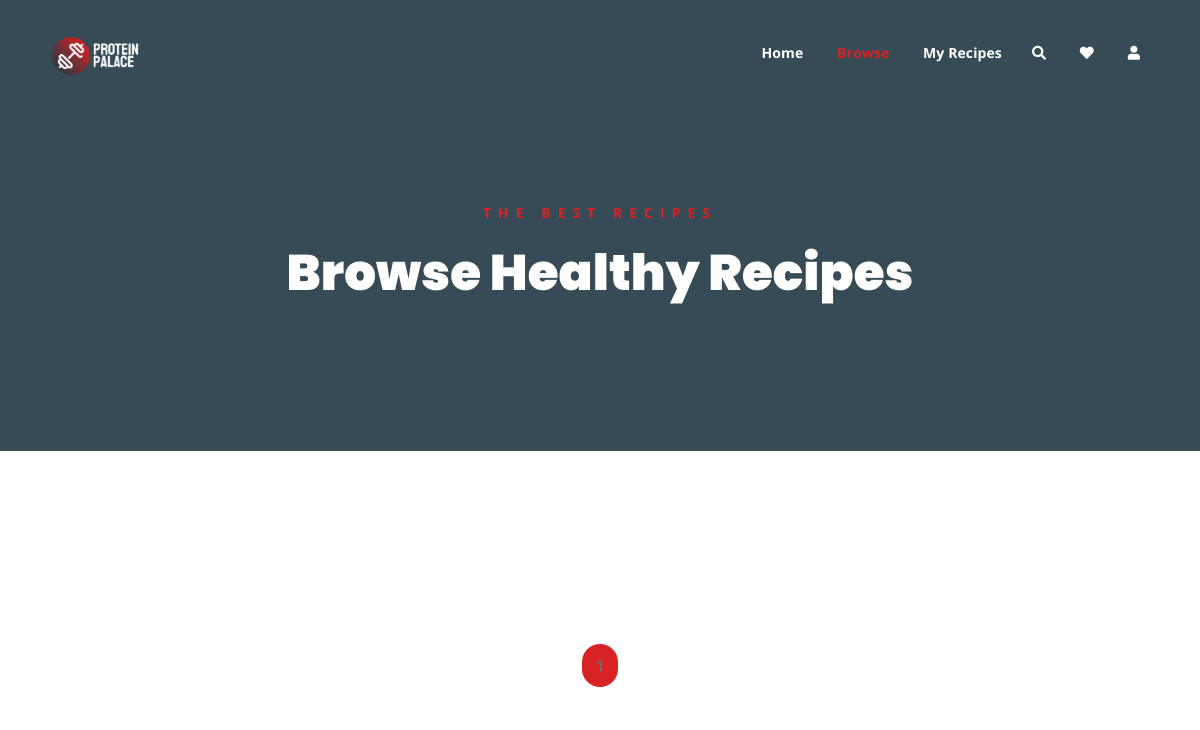
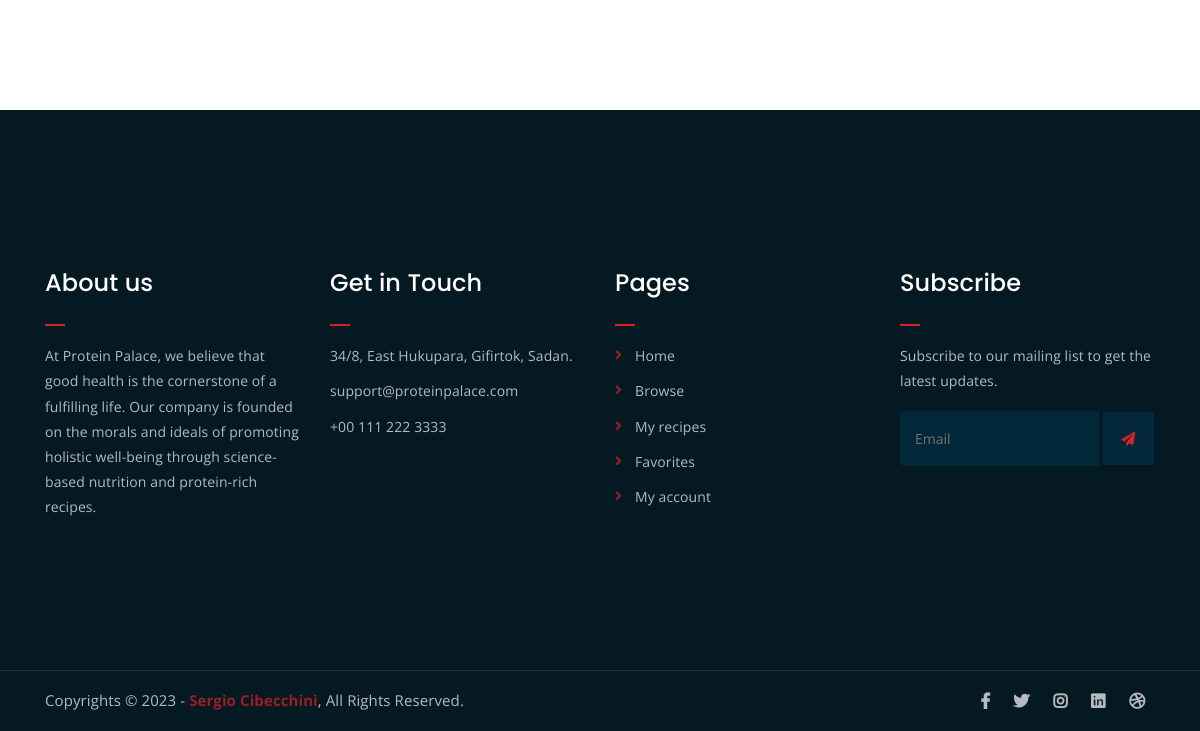
/browse/, run on an earlier commit of the app's database (2 pictures, top to bottom).
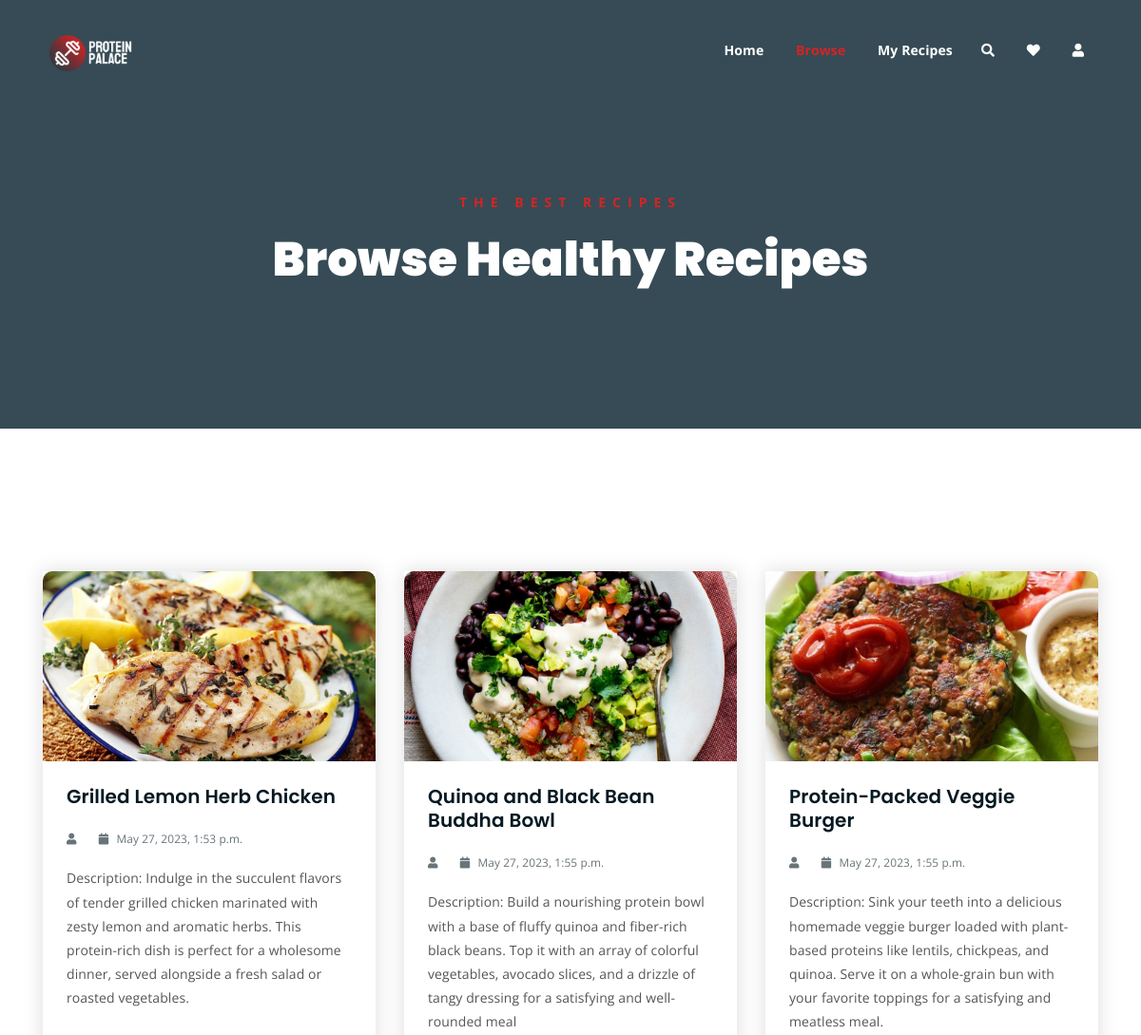
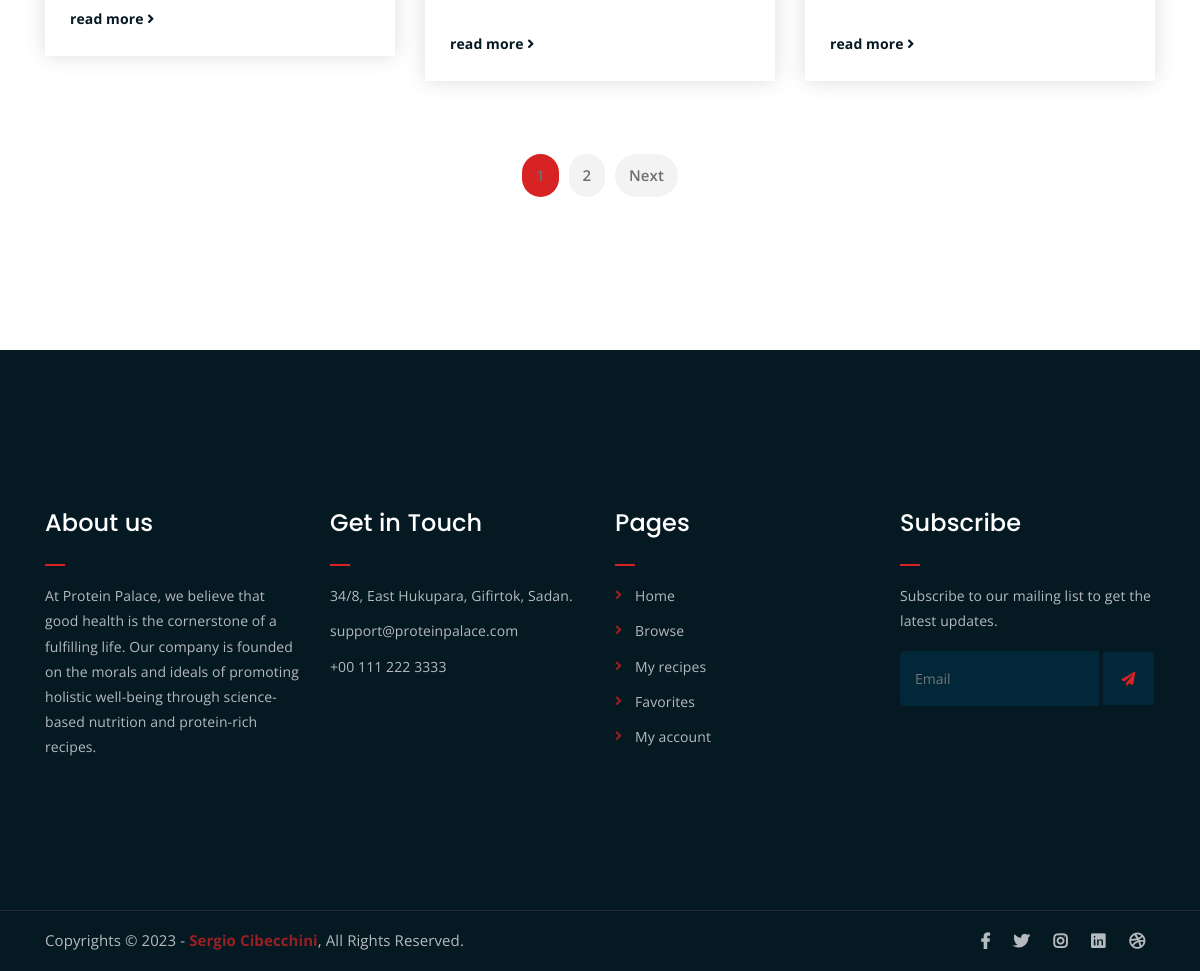
And on a later commit of the database (2 pictures, top to bottom).
### ProteinPalaceApp/models.py (models this page shows, shortened)
class Recipe(models.Model):
    user = models.ForeignKey(User, on_delete=models.SET_NULL, null=True)
    name = models.CharField(max_length=255)
    image = models.ImageField(upload_to=recipe_image_filename)
    description = models.TextField()
    category = models.ForeignKey('Category', on_delete=models.CASCADE)
    comments = models.ManyToManyField('Comment', blank=True)
    createdAt = models.DateTimeField(auto_now_add=True)
    updatedAt = models.DateTimeField(auto_now=True)

### ProteinPalaceApp/views.py (the view)
# urls.py: path('browse/', views.browse, name = 'browse'),
def browse(request):
    num = int(request.GET.get('num', 1))  # 1 is the default value
    max_recipes_per_page = 3  # Set the maximum number of recipes to display per page
    recipes = Recipe.objects.all()
    paginator = Paginator(recipes, max_recipes_per_page)
    page = paginator.get_page(num)
    page_range = paginator.page_range
    max_pages = paginator.num_pages
    myDict = {
        "title": "Browse",
        "current_page": "browse",
        "num": num,
        "recipes": page,
        "max_recipes_per_page": max_recipes_per_page,
        "page_range": page_range,
        "max_pages": max_pages,
    }
    return render(request, 'browse.html', context=myDict)

### templates/browse.html (shortened to what this page needs)
{% extends "index.html" %}
{% block content %}
<div class="breadcrumb-section breadcrumb-bg">
    <div class="container">
        <div class="row">
            <div class="col-lg-8 offset-lg-2 text-center">
                <div class="breadcrumb-text">
                    <p>The best recipes</p>
                    <h1>Browse Healthy Recipes</h1>
                </div>
            </div>
        </div>
    </div>
</div>
<div class="latest-news mt-150 mb-150">
    <div class="container">
        <div class="row">
            {% for recipe in recipes %}
            <div class="col-lg-4 col-md-6">
                <div class="single-latest-news">
                    <a href="single-news.html">
                        <div class="latest-news-bg" style="background-image: url('{{ recipe.image.url }}');"></div>
                    </a>
                    <div class="news-text-box">
                        <h3><a href="single-news.html">{{ recipe.name }}</a></h3>
                        <p class="blog-meta">
                            <span class="author"><i class="fas fa-user"></i> {{ recipe.user.username }}</span>
                            <span class="date"><i class="fas fa-calendar"></i> {{ recipe.createdAt }}</span>
                        </p>
                        <p class="excerpt">{{ recipe.description }}</p>
                        <a href="single-news.html" class="read-more-btn">read more <i class="fas fa-angle-right"></i></a>
                    </div>
                </div>
            </div>
            {% endfor %}
        </div>
        <div class="row">
            <div class="container">
                <div class="row">
                    <div class="col-lg-12 text-center">
                        <div class="pagination-wrap">
                            <ul>
                                {% for page_num in page_range %}
                                    {% if page_num == num %}
                                        <li><a class="active" href="?num={{ page_num }}">{{ page_num }}</a></li>
                                    {% else %}
                                        <li><a href="?num={{ page_num }}">{{ page_num }}</a></li>
                                    {% endif %}
                                {% endfor %}
                                {% if num < max_pages %}
                                    <li><a href="?num={{ num|add:'1' }}">Next</a></li>
                                {% endif %}
                            </ul>
                        </div>
                    </div>
                </div>
            </div>
        </div>
    </div>
</div>
{% endblock %}

### templates/index.html (shortened to what this page needs)
<!DOCTYPE html>
<html lang="en">
<head>
	{% load static %}
<link rel="stylesheet" href="{% static 'styles/all.min.css' %}">
<link rel="stylesheet" href="{% static 'bootstrap/css/bootstrap.min.css' %}">
<link rel="stylesheet" href="{% static 'styles/owl.carousel.css' %}">
<link rel="stylesheet" href="{% static 'styles/magnific-popup.css' %}">
<link rel="stylesheet" href="{% static 'styles/animate.css' %}">
<link rel="stylesheet" href="{% static 'styles/meanmenu.min.css' %}">
<link rel="stylesheet" href="{% static 'styles/main.css' %}" />
<link rel="stylesheet" href="{% static 'styles/responsive.css' %}">
</head>
<body>
	<div class="top-header-area" id="sticker">
		<div class="container">
			<div class="row">
				<div class="col-lg-12 col-sm-12 text-center">
					<div class="main-menu-wrap">
						<div class="site-logo">
							<a href="{% url 'home' %}">
								<img src="{% static 'img/logo.png'%}" alt="">
							</a>
						</div>
						<nav class="main-menu">
							<ul>
								<li{% if current_page == 'home' %} class="current-list-item"{% endif %}><a href="{% url 'home' %}">Home</a></li>
								<li{% if current_page == 'browse' %} class="current-list-item"{% endif %}><a href="{% url 'browse' %}">Browse</a></li>
								<li>
									<a href="#">My Recipes</a>
								</li>
								<li>
									<div class="header-icons">
										<a class="mobile-hide search-bar-icon" href="#"><i class="fas fa-search"></i></a>
										<a class="shopping-cart" href="{% url 'favorites' %}"><i class="fas fa-heart"></i></a>
										<a class="shopping-cart" href="{% url 'myaccount' %}"><i class="fas fa-user"></i></a>
									</div>
								</li>
							</ul>
						</nav>
					</div>
				</div>
			</div>
		</div>
	</div>
{% block content %}{% endblock %}
	<div class="footer-area">
		<div class="container">
			<div class="row">
				<div class="col-lg-3 col-md-6">
					<div class="footer-box about-widget">
						<h2 class="widget-title">About us</h2>
						<p>At Protein Palace, we believe that good health is the cornerstone of a fulfilling life. Our company is founded on the morals and ideals of
							promoting holistic well-being through science-based nutrition and protein-rich recipes.
						</p>
					</div>
				</div>
				<div class="col-lg-3 col-md-6">
					<div class="footer-box get-in-touch">
						<h2 class="widget-title">Get in Touch</h2>
						<ul>
							<li>34/8, East Hukupara, Gifirtok, Sadan.</li>
							<li>support@proteinpalace.com</li>
							<li>+00 111 222 3333</li>
						</ul>
					</div>
				</div>
				<div class="col-lg-3 col-md-6">
					<div class="footer-box pages">
						<h2 class="widget-title">Pages</h2>
						<ul>
							<li><a href="{% url 'home' %}">Home</a></li>
							<li><a href="{% url 'browse' %}">Browse</a></li>
							<li><a href="{% url 'myrecipes' %}">My recipes</a></li>
							<li><a href="{% url 'favorites' %}">Favorites</a></li>
							<li><a href="{% url 'myaccount' %}">My account</a></li>
						</ul>
					</div>
				</div>
				<div class="col-lg-3 col-md-6">
					<div class="footer-box subscribe">
						<h2 class="widget-title">Subscribe</h2>
						<p>Subscribe to our mailing list to get the latest updates.</p>
						<form action="{% url 'home' %}">
							<input type="email" placeholder="Email">
							<button type="submit"><i class="fas fa-paper-plane"></i></button>
						</form>
					</div>
				</div>
			</div>
		</div>
	</div>
	<div class="copyright">
		<div class="container">
			<div class="row">
				<div class="col-lg-6 col-md-12">
					<p>Copyrights &copy; 2023 - <a href="https://github.com/Frost1801">Sergio Cibecchini</a>, All Rights
						Reserved.
					</p>
				</div>
				<div class="col-lg-6 text-right col-md-12">
					<div class="social-icons">
						<ul>
							<li><a href="#" target="_blank"><i class="fab fa-facebook-f"></i></a></li>
							<li><a href="#" target="_blank"><i class="fab fa-twitter"></i></a></li>
							<li><a href="#" target="_blank"><i class="fab fa-instagram"></i></a></li>
							<li><a href="#" target="_blank"><i class="fab fa-linkedin"></i></a></li>
							<li><a href="#" target="_blank"><i class="fab fa-dribbble"></i></a></li>
						</ul>
					</div>
				</div>
			</div>
		</div>
	</div>
</body>
</html>

What changed in the data, as far as the page shows it:
added Recipe: image (picture), name "Grilled Lemon Herb Chicken", createdAt "May 27, 2023, 1:53 p.m.", description "Description: Indulge in the succulent flavors of tender grilled chicken marinated with zesty lemon and aromatic herbs. This protein-rich dish is perfect for a wholesome dinner, served alongside a fresh salad or roasted vegetables."
added Recipe: image (picture), name "Quinoa and Black Bean Buddha Bowl", createdAt "May 27, 2023, 1:55 p.m.", description "Description: Build a nourishing protein bowl with a base of fluffy quinoa and fiber-rich black beans. Top it with an array of colorful vegetables, avocado slices, and a drizzle of tangy dressing for a satisfying and well-rounded meal"
added Recipe: image (picture), name "Protein-Packed Veggie Burger", createdAt "May 27, 2023, 1:55 p.m.", description "Description: Sink your teeth into a delicious homemade veggie burger loaded with plant-based proteins like lentils, chickpeas, and quinoa. Serve it on a whole-grain bun with your favorite toppings for a satisfying and meatless meal."
Also different on the page:
new list line: "2"
text now shown: "Next"
